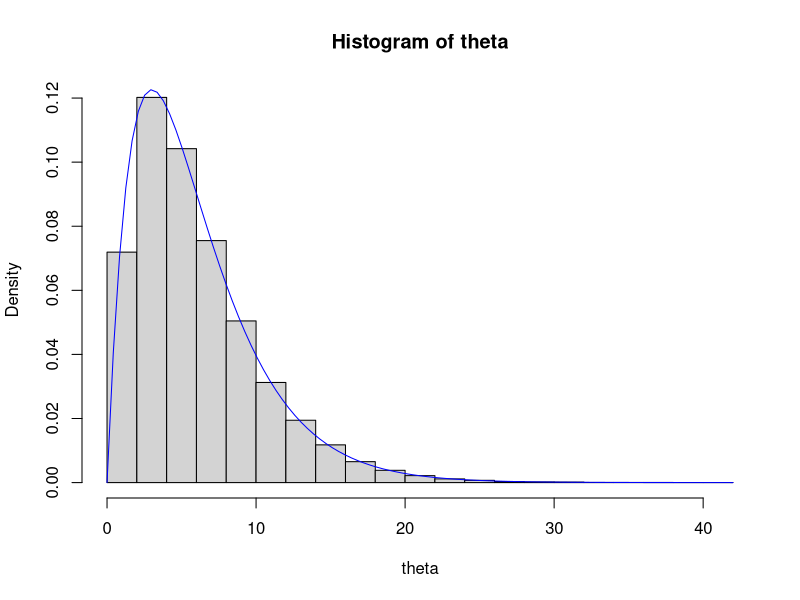
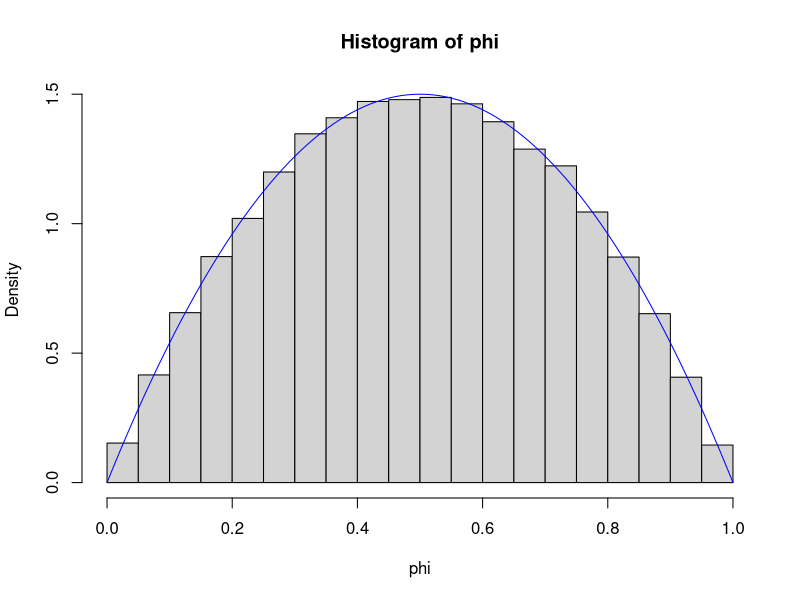

These figures' R source, in order:
set.seed(32)


#exp 1##########################
m = 100000
a = 2.0
b = 1.0/3.0

theta = rgamma(n=m,shape=a,rate=b)

hist(theta,freq=F)
curve(dgamma(x,shape=a,rate=b),col="blue",add=TRUE)

sum(theta/m)
mean(theta) #mean of the simulations
a/b #mean of the true value

var(theta) #sample variance of theta

a/b^2 #true variance 

#how many values is less than five in the sample
mean(theta<5.0)

#how many of thous are actually true
pgamma(q=5.0,shape =a,rate =b)

#standart error for that variance 
se = sd(theta<5.0) / sqrt(m)

#show that values
head(theta[theta<5.0])


#show 90% quantile of the simulation
quantile(theta,probs=0.90)

#show the true .9 quantile 
qgamma(p=0.9,shape=a,rate=b)

#standart error
sqrt(var(theta)/m)
#or
stderr = sd(theta)/sqrt(m)

#confidence interval 
2.0 * stderr
lower_edge = mean(theta) - 2.0 *stderr
higher_edge = mean(theta) + 2.0 *stderr


#exp 2##########################
#values foloved Bin(10,phi)
#phi follows Beta(2,2)
m=1e5

#for loop code
y= numeric(m)
phi = numeric(m)

for(i in 1:m) {
phi[i] = rbeta(1,2,2)
y[i] = rbinom(1,size=10,prob=phi[i]) }

#vectorize code

phi = rbeta(n=m,2,2)
y = rbinom(n=m,size = 10, prob = phi)

hist(phi,freq=F)
curve(dbeta(x,2,2),add=TRUE,col="blue")

#how many success by event
table(y)

# probability of success by event
table(y) / m


